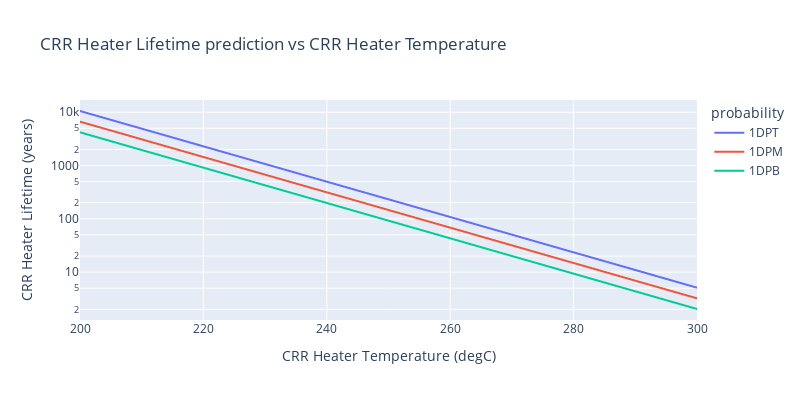

Source (notebook cell):
### Code cell
px.line(reliability_data, x = "heater_temp", y="crr_heater_lifetime_estimation", color="probability", title="CRR Heater Lifetime prediction vs CRR Heater Temperature", log_y = True, labels={"heater_temp":"CRR Heater Temperature (degC)", "crr_heater_lifetime_estimation":"CRR Heater Lifetime (years)"}, width=800, height=400)

### Figure 1 — Plotly figure (JSON) as saved in the notebook; plotly's stock layout.template omitted (floating-point values rounded to 4 significant figures; data arrays with more than 128 entries replaced by an {"elided": "..."} marker saying what was removed)
{"data": [{"hovertemplate": "probability=1DPT<br>CRR Heater Temperature (degC)=%{x}<br>CRR Heater Lifetime (years)=%{y}<extra></extra>", "legendgroup": "1DPT", "line": {"color": "#636efa", "dash": "solid"}, "marker": {"symbol": "circle"}, "mode": "lines", "name": "1DPT", "showlegend": true, "type": "scattergl", "x": {"elided": "1001 float values"}, "xaxis": "x", "y": {"elided": "1001 float values"}, "yaxis": "y"}, {"hovertemplate": "probability=1DPM<br>CRR Heater Temperature (degC)=%{x}<br>CRR Heater Lifetime (years)=%{y}<extra></extra>", "legendgroup": "1DPM", "line": {"color": "#EF553B", "dash": "solid"}, "marker": {"symbol": "circle"}, "mode": "lines", "name": "1DPM", "showlegend": true, "type": "scattergl", "x": {"elided": "1001 float values"}, "xaxis": "x", "y": {"elided": "1001 float values"}, "yaxis": "y"}, {"hovertemplate": "probability=1DPB<br>CRR Heater Temperature (degC)=%{x}<br>CRR Heater Lifetime (years)=%{y}<extra></extra>", "legendgroup": "1DPB", "line": {"color": "#00cc96", "dash": "solid"}, "marker": {"symbol": "circle"}, "mode": "lines", "name": "1DPB", "showlegend": true, "type": "scattergl", "x": {"elided": "1001 float values"}, "xaxis": "x", "y": {"elided": "1001 float values"}, "yaxis": "y"}], "layout": {"height": 400, "legend": {"title": {"text": "probability"}, "tracegroupgap": 0}, "title": {"text": "CRR Heater Lifetime prediction vs CRR Heater Temperature"}, "width": 800, "xaxis": {"anchor": "y", "domain": [0, 1], "title": {"text": "CRR Heater Temperature (degC)"}}, "yaxis": {"anchor": "x", "domain": [0, 1], "title": {"text": "CRR Heater Lifetime (years)"}, "type": "log"}}}
